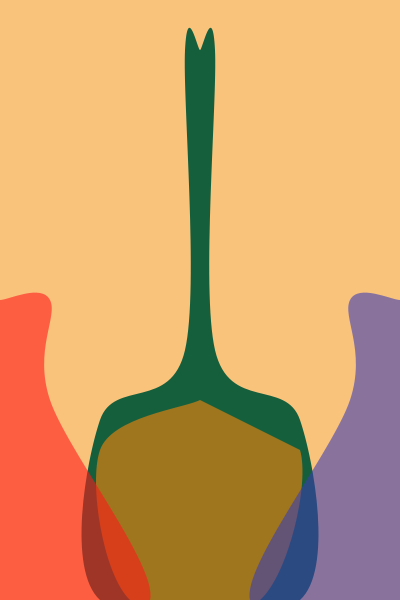
Frame 1 (no input)
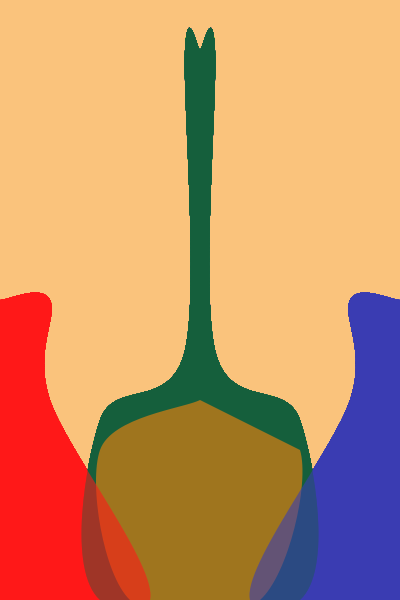
Frame 60 (the mouse pressed at the canvas centre just before this capture)
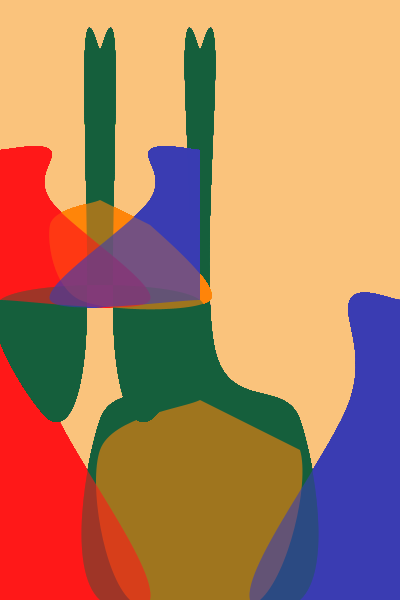
Frame 120 (the mouse held since frame 60 and released just before this capture)

The Processing sketch that drew these frames (run headless with seeded random() and noise(); from frame 60 on, the mouse is pressed at the canvas centre):

// Processing sketch: processing_12307
// ── processing_12307.pde

// Assignment # 2
// Name: Lucia Echegorri
// E-mail: lechegorri@brynmawr.edu
// Date: 16/Sep/2010


float x, y, w, h; 

void setup() {

	size(400,600);
        smooth();
        background(250,195,124);
        noStroke();


//Values for variables

	x = 100;

	y = 100;

	w = 400;

	h = 600;
}
void draw() {

	// draw the object so that its top left corner is at ,x, y> and is of size w x h

  fill(21,95,60);
  
        beginShape();
          curveVertex(w/2,50);
          curveVertex(w/2,50);
          curveVertex(w/2+15,50);
          curveVertex(w/2+15,350);
          curveVertex(w*0.75,420);
          curveVertex(w/2+100,h);
          curveVertex(w/2-100,h);
          curveVertex(w*0.25,420);
          curveVertex(w/2-15,350);
          curveVertex(w/2-15,50);
          curveVertex(w/2,50);
          curveVertex(w/2,50);
         endShape();
         
  fill(255,132,8,150);
    
        beginShape();
          curveVertex(w/2,2*h/3);
          curveVertex(w/2,2*h/3);
          curveVertex(w/4,3*h/4);
          curveVertex(w/4+30,h);
          curveVertex(w/4+160,h);
          curveVertex(3*w/4,3*h/4);
          curveVertex(w/2,2*h/3);
        endShape();
  
  fill(255,23,23,150);
  
         beginShape();
           curveVertex(0,h/2);
           curveVertex(0,h/2);
           curveVertex(50,h/2);
           curveVertex(50,2*h/3);
           curveVertex(150,h);
           curveVertex(0,h);
           curveVertex(0,h);
         endShape();
   
   
   fill(57,60,178,150);
  
         beginShape();
           curveVertex(w,h/2);
           curveVertex(w,h/2);
           curveVertex(w-50,h/2);
           curveVertex(w-50,2*h/3);
           curveVertex(w-150,h);
           curveVertex(w,h);
           curveVertex(w,h);
         endShape();      
}  


void mousePressed() {


	x = 200;

        y = 200;
        
        w = w/2;
        
        h = h/2;
        



}
